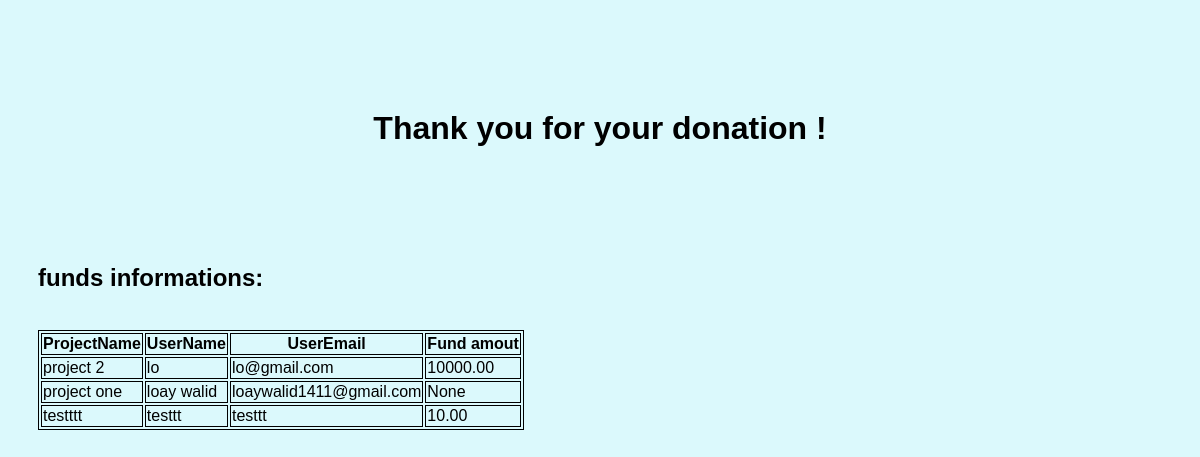
The page /entrypage/confirmationpage (signed in) on the database as committed earlier.
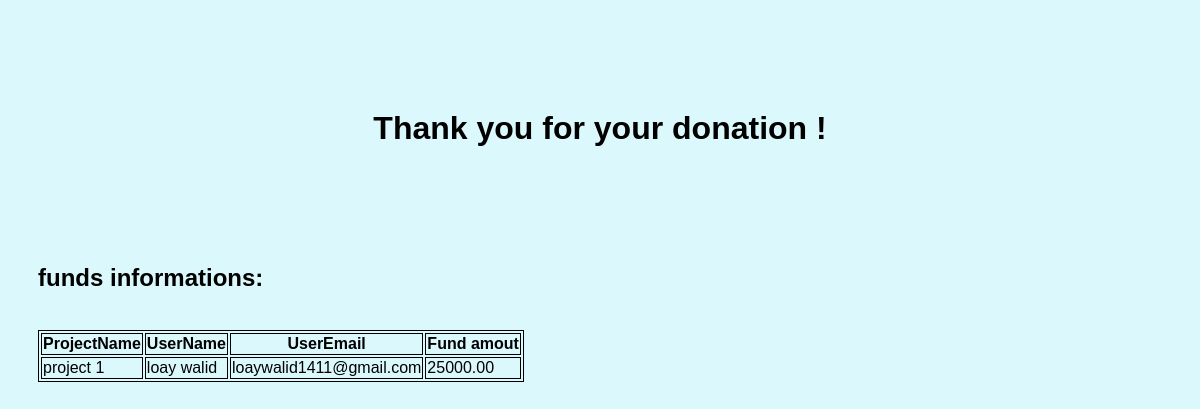
The same page on the database as committed later.
### fund/models.py (models this page shows, shortened)
class fund(models.Model):
    projectname = models.CharField(max_length=50 , verbose_name="project name")
    username = models.CharField(max_length=50 , verbose_name="user name")
    useremail = models.CharField(max_length=50 , verbose_name="user email")
    fundamount = models.DecimalField(max_digits=9 , decimal_places=2 ,null=True )
    class Meta:
        verbose_name= "fund information"

### fund/views.py (the view)
# urls.py: path('entrypage/confirmationpage' , views.confirmationpage , name="confirmationpage"),
@login_required(login_url='authentication:login')
def confirmationpage(request):
    return render (request , 'fund/confirmationpage.html', {"fund":fund.objects.all().order_by('username')})

### templates/fund/confirmationpage.html (shortened to what this page needs)
<h1><center> Thank you for your donation ! </center><h1>
  <br>
  <br>
<h2> funds informations: </h2>
<br>
<table>
    <tr>
      <th>ProjectName</th>
      <th>UserName</th>
      <th>UserEmail</th>
      <th>Fund amout</th>
    </tr>
    {% for ele in fund %}
    <tr>
      <td>{{ele.projectname}}</td>
      <td>{{ele.username}}</td>
      <td>{{ele.useremail}}</td>
      <td>{{ele.fundamount}}</td>
    </tr>
    {% endfor %}
  </table>

Rows that differ between the two databases and show on the page:
removed fund: projectname "project 2", username "lo", useremail "lo@gmail.com", fundamount "10000.00"
removed fund: projectname "project one", username "loay walid", useremail "loaywalid1411@gmail.com", fundamount "None"
removed fund: projectname "testttt", username "testtt", useremail "testtt", fundamount "10.00"
added fund: projectname "project 1", username "loay walid", useremail "loaywalid1411@gmail.com", fundamount "25000.00"
